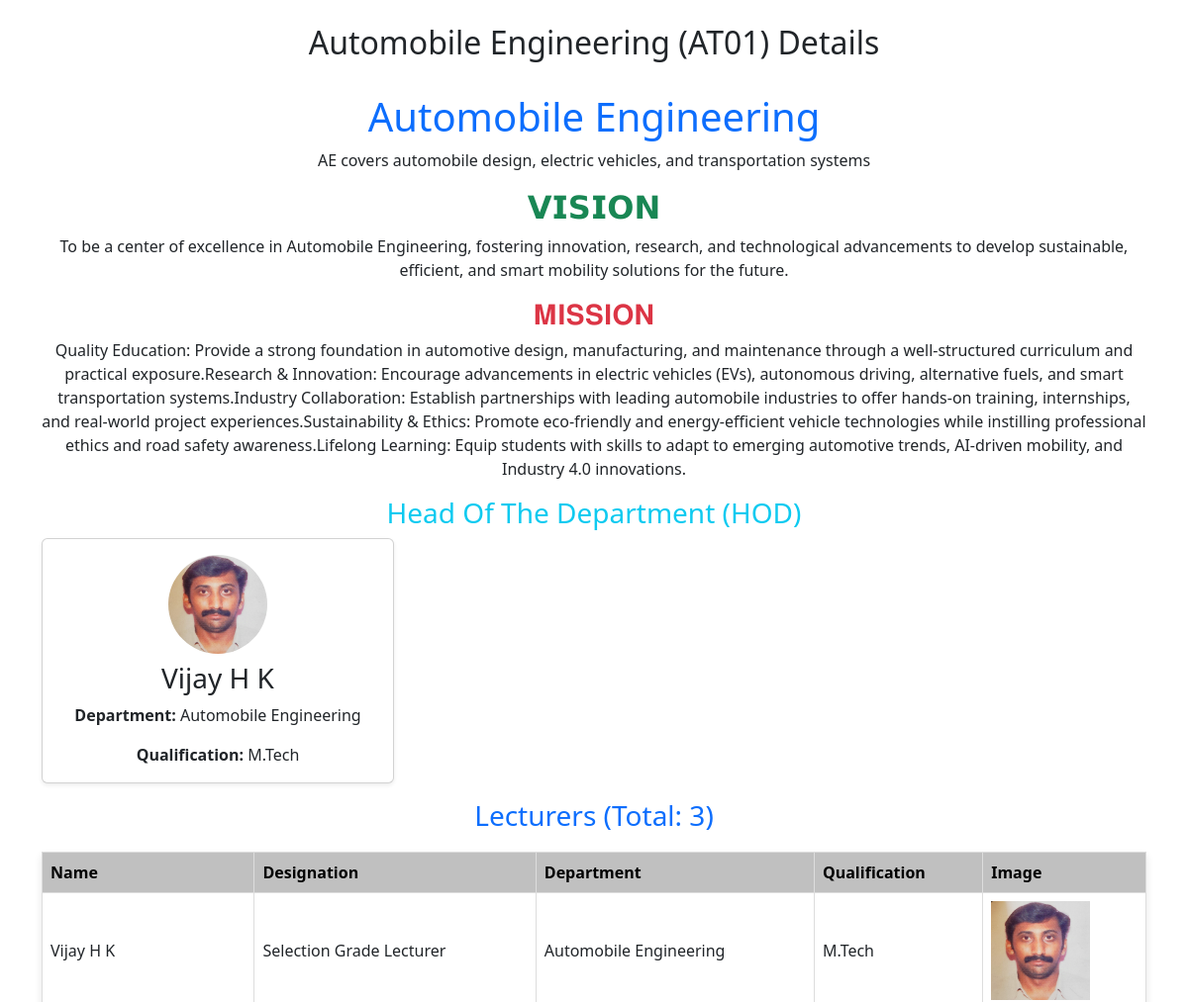
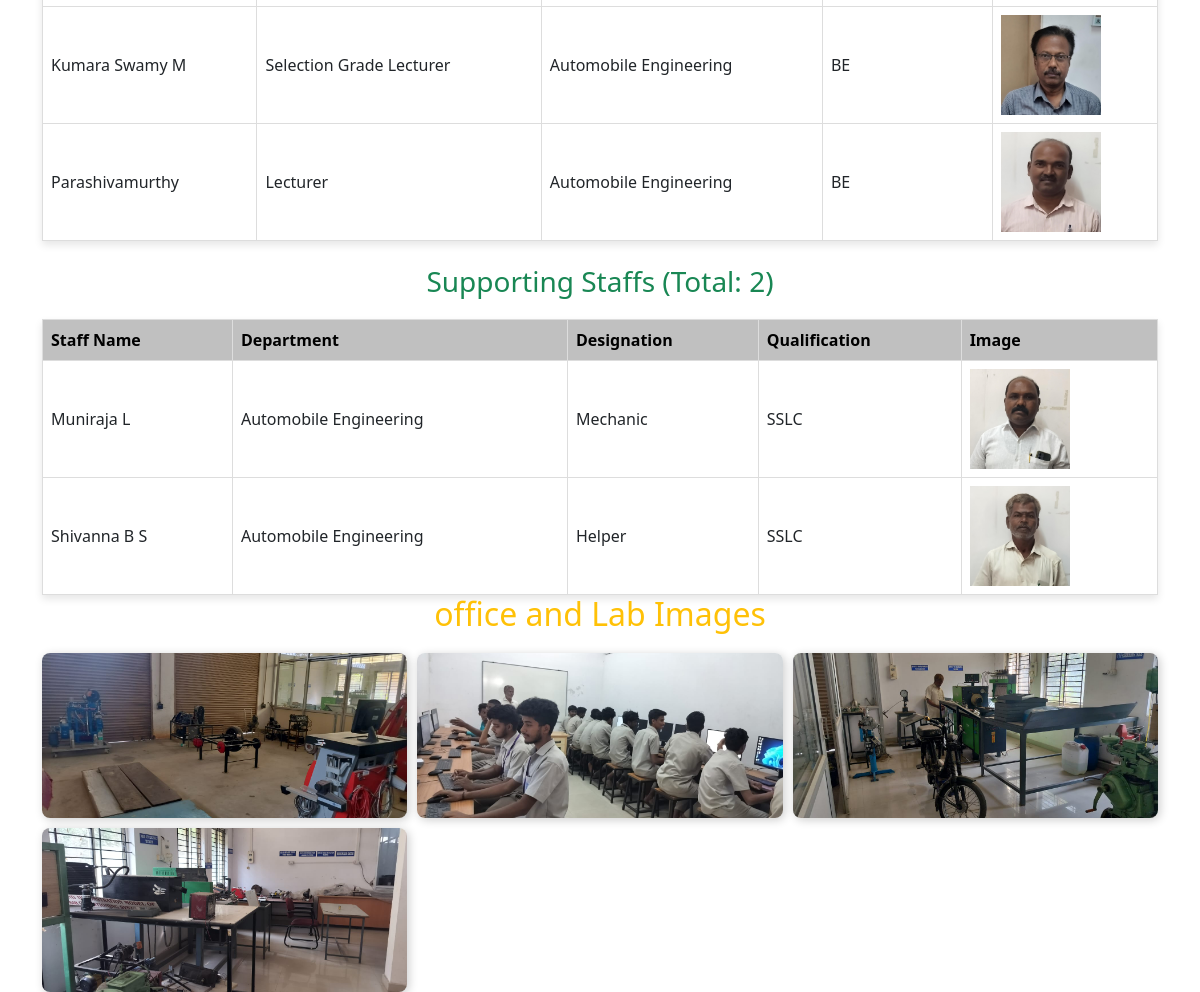
The page /branch/AT01 on the database its author committed (2 pictures, top to bottom).
### models.py (models this page shows)
class Branch(db.Model):
    __tablename__ = 'branches'  # Ensure the table name is consistent
    id = db.Column(db.Integer, primary_key=True)
    branch_code = db.Column(db.String(10), unique=True, nullable=False)
    branch_name = db.Column(db.String(100), nullable=False)
    description = db.Column(db.Text, nullable=True)  # General description
    vision = db.Column(db.Text, nullable=True)  # Vision statement
    mission = db.Column(db.Text, nullable=True)
    images = db.relationship('BranchImages', backref='branch', lazy=True)
    staffs = db.relationship('Staff', backref='branch', lazy=True)
    hods = db.relationship('HOD', backref='branch', lazy=True)

class HOD(db.Model):
    __tablename__ = 'hods'  # Explicitly set table name
    id = db.Column(db.Integer, primary_key=True)
    hod_name = db.Column(db.String(100), nullable=False)
    department = db.Column(db.String(100), nullable=False)
    contact = db.Column(db.String(15), nullable=False)  # Changed from Integer to String
    qualification = db.Column(db.String(100), nullable=False)
    branch_code = db.Column(db.String(10), db.ForeignKey('branches.branch_code'), nullable=True)  # Fixed FK reference
    image_url = db.Column(db.String(255), nullable=True)

class Lecturer(db.Model):
    id = db.Column(db.Integer, primary_key=True)
    name = db.Column(db.String(100), nullable=False)
    staff_id = db.Column(db.String(50), unique=True, nullable=False)
    designation = db.Column(db.String(100), nullable=False)
    department = db.Column(db.String(100), nullable=False)
    contact = db.Column(db.String(20), nullable=False)
    branch_code = db.Column(db.String(10), nullable=False)
    qualification = db.Column(db.String(100), nullable=False)
    image = db.Column(db.String(255), nullable=True)

class Staff(db.Model):
    __tablename__ = 'staff'
    id = db.Column(db.Integer, primary_key=True)
    staff_name = db.Column(db.String(100), nullable=False)
    staff_id = db.Column(db.String(20), unique=True, nullable=False)
    designation = db.Column(db.String(100), nullable=False)
    department = db.Column(db.String(100), nullable=False)
    contact = db.Column(db.String(15), nullable=False)  # Changed from Integer to String (for consistency)
    qualification = db.Column(db.String(50), nullable=False)
    branch_code = db.Column(db.String(10), db.ForeignKey('branches.branch_code'), nullable=True)  # Fixed FK reference
    image_url = db.Column(db.String(255), nullable=True)

class BranchImages(db.Model):
    __tablename__ = 'branch_images'
    id = db.Column(db.Integer, primary_key=True)
    branch_code = db.Column(db.String(10), db.ForeignKey('branches.branch_code'), nullable=False)  # Fixed FK reference
    image_url = db.Column(db.String(255), nullable=False)

### app.py (the view)
@app.route('/branch/<string:branch_code>')
def branch_details(branch_code):
    branch = Branch.query.filter_by(branch_code=branch_code).first_or_404()  # Fetch branch details
    staffs = Staff.query.filter_by(branch_code=branch_code).order_by(Staff.staff_id.asc()).all()
    lecturers = Lecturer.query.filter_by(branch_code=branch_code).order_by(Lecturer.staff_id.asc()).all()
    hod = HOD.query.filter_by(branch_code=branch_code).all()
    return render_template('branch_details.html', branch=branch, staffs=staffs, hod=hod, lecturers=lecturers)

### templates/branch_details.html (shortened to what this page needs)
<!DOCTYPE html>
<html lang="en">
<head>
  <link rel="stylesheet" href="https://cdn.jsdelivr.net/npm/bootstrap@5.3.0/dist/css/bootstrap.min.css">
</head>
<body>
<div class="container mt-4 text-center">
  <h2>{{ branch.branch_name }} ({{ branch.branch_code }}) Details</h2>
  <br>
  <h1 class="text-primary">{{ branch.branch_name }}</h1>
  <p>{{ branch.description }}</p>
  <h2 class="text-success">𝗩𝗜𝗦𝗜𝗢𝗡</h2>
  <p>{{ branch.vision }}</p>
  <h3 class="text-danger">𝐌𝐈𝐒𝐒𝐈𝐎𝐍</h3>
  <p>{{ branch.mission|safe }}</p>
  <h3 class="text-info">Head Of The Department (HOD)</h3>
  <div class="row">
    {% for hod in hod %}
    <div class="col-md-4">
      <div class="card mb-3 shadow-sm">
        <div class="card-body text-center">
          {% if hod.image_url %}
          <img src="{{ hod.image_url }}" class="rounded-circle mb-2" width="100" height="100" alt="HOD Image">
          {% else %}
          <p>No Image</p>
          {% endif %}
          <h3 class="card-title">{{ hod.hod_name }}</h3>
          <p class="card-text"><strong>Department:</strong> {{ hod.department }}</p>
          <p class="card-text"><strong>Qualification:</strong> {{ hod.qualification }}</p>
        </div>
      </div>
    </div>
    {% endfor %}
  </div>
  <h3 class="text-primary">Lecturers (Total: {{ lecturers|length }})</h3>
  <div>
    <table>
      <tr>
        <th>Name</th>
        <th>Designation</th>
        <th>Department</th>
        <th>Qualification</th>
        <th>Image</th>
      </tr>
      <tbody>
      {% for lecturer in lecturers %}
      <tr>
        <td>{{ lecturer.name }}</td>
        <td>{{ lecturer.designation }}</td>
        <td>{{ lecturer.department }}</td>
        <td>{{ lecturer.qualification }}</td>
        <td>
          {% if lecturer.image %}
          <img src="{{ url_for('static', filename='lecturer_images/' + lecturer.image) }}" alt="Lecturer Image"
               width="100" height="100">
          {% else %}
          No Image
          {% endif %}
        </td>
      </tr>
      {% endfor %}
      </tbody>
    </table>
  </div>
  <br>
  <h3 class="text-success">Supporting Staffs (Total: {{ staffs|length }})</h3>
  <div>
    <table>
      <tr>
        <th>Staff Name</th>
        <th>Department</th>
        <th>Designation</th>
        <th>Qualification</th>
        <th>Image</th>
      </tr>
      <tbody>
      {% for staff in staffs %}
      <tr>
        <td>{{ staff.staff_name }}</td>
        <td>{{ staff.department }}</td>
        <td>{{ staff.designation }}</td>
        <td>{{ staff.qualification }}</td>
        <td>
          {% if staff.image_url %}
          <img src="{{ staff.image_url }}" alt="Staff Image" width="100" height="100">
          {% else %}
          No Image
          {% endif %}
        </td>
      </tr>
      {% endfor %}
      </tbody>
    </table>
  </div>
  <h2 class="text-center text-warning">office and Lab Images</h2>
  <div class="gallery">
    {% for image in branch.images %}
    <div class="gallery-item">
      <img src="{{ image.image_url }}" alt="Branch Image" height="200" width="300" onclick="openModal(this.src)" >
    </div>
    {% endfor %}
  </div>
</div>
</body>
</html>

### templates/branch_details.html (style rules this page uses)
.gallery { display: grid; grid-template-columns: repeat(auto-fill, minmax(300px, 1fr)); gap: 10px; margin-top: 20px; }
.gallery-item img { width: 100%; height: 100%; border-radius: 8px; box-shadow: 2px 2px 10px rgba(0, 0, 0, 0.2); cursor: pointer; }
table { width: 100%; border-collapse: collapse; margin-top: 20px; box-shadow: 0 4px 8px rgba(0, 0, 0, 0.1); }
table th, table td { border: 1px solid #ddd; padding: 8px; text-align: left; }
table th { background-color: silver; color: black; }

### rows shown on the page
Branch: branch_name "Automobile Engineering", branch_code "AT01", description "AE covers automobile design, electric vehicles, and transportation systems", vision "To be a center of excellence in Automobile Engineering, fostering innovation, research, and technological advancements to develop sustainable, efficient, and smart mobility solutions for the future.", mission "Quality Education: Provide a strong foundation in automotive design, manufacturing, and maintenance through a well-structured curriculum and practical exposure.Research & Innovation: Encourage advancements in electric vehicles (EVs), autonomous driving, alternative fuels, and smart transportation systems.Industry Collaboration: Establish partnerships with leading automobile industries to offer hands-on training, internships, and real-world project experiences.Sustainability & Ethics: Promote eco-friendly and energy-efficient vehicle technologies while instilling professional ethics and road safety awareness.Lifelong Learning: Equip students with skills to adapt to emerging automotive…"
HOD: image_url (picture), hod_name "Vijay H K", department "Automobile Engineering", qualification "M.Tech"
Lecturer: name "Vijay H K", designation "Selection Grade Lecturer", department "Automobile Engineering", qualification "M.Tech", image (picture)
Lecturer: name "Kumara Swamy M", designation "Selection Grade Lecturer", department "Automobile Engineering", qualification "BE", image (picture)
Lecturer: name "Parashivamurthy", designation "Lecturer", department "Automobile Engineering", qualification "BE", image (picture)
Staff: staff_name "Muniraja L", department "Automobile Engineering", designation "Mechanic", qualification "SSLC", image_url (picture)
Staff: staff_name "Shivanna B S", department "Automobile Engineering", designation "Helper", qualification "SSLC", image_url (picture)
BranchImages: shows a picture
BranchImages: shows a picture
BranchImages: shows a picture
BranchImages: shows a picture

### other values the page prints
{{ lecturers|length }} "3"
{{ staffs|length }} "2"
